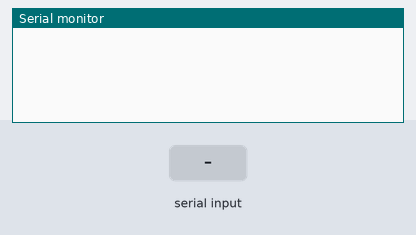
Recording of a sketch running on a simulated Arduino Leonardo, built with avr-gcc and run on an emulated ATmega32U4. On the bench: the last lines printed to the serial monitor. Inputs (shaded band) come from the test bench.

Above: at 1.2 s.
1.3 s: "1\n" received over the second serial link
At 1.8 s:
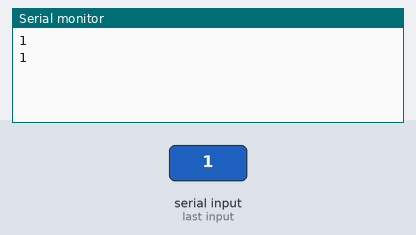
2.8 s: "0\n" received over the second serial link
At 4.0 s:
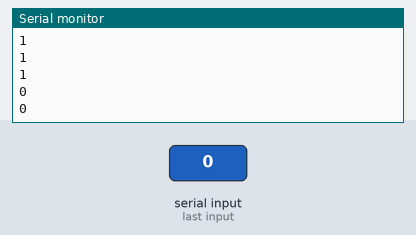
4.3 s: "2\n" received over the second serial link
At 5.3 s:
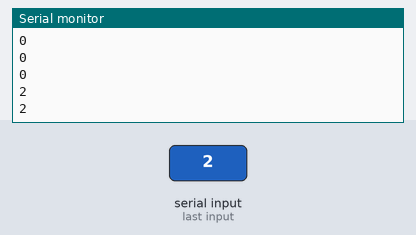
Timing chart, 0 to 7.3 s (numbered marks = the images above; inputs shaded):
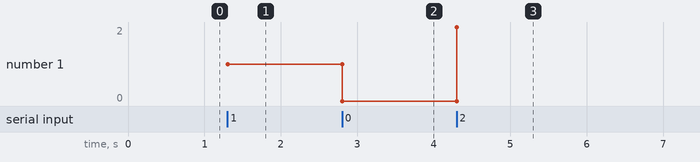

Measured:
- after the input at 1.3 s, the serial monitor: prints a new line at once (image 1)
- after the input at 2.8 s, the serial monitor: prints a new line at once (image 2)
- after the input at 4.3 s, the serial monitor: prints a new line at once (image 3)
- plotted number 1: 1 → 0 after the input at 2.8 s, 0 → 2 after the input at 4.3 s

The sketch:

test_gps_serial.ino
```cpp
const unsigned int MAX_MESSAGE_LENGTH = 250;

void setup() {
 Serial.begin(9600);
 Serial1.begin(9600);
}

void loop() {

 //Check to see if anything is available in the serial receive buffer
 while (Serial1.available() > 0)
 {
   //Create a place to hold the incoming message
   static char message[MAX_MESSAGE_LENGTH];
   static unsigned int message_pos = 0;

   //Read the next available byte in the serial receive buffer
   char inByte = Serial1.read();

   Serial.println(message);

   //Message coming in (check not terminating character) and guard for over message size
   if ( inByte != '\n' && (message_pos < MAX_MESSAGE_LENGTH - 1) )
   {
     //Add the incoming byte to our message
     message[message_pos] = inByte;
     message_pos++;
   }
   //Full message received...
   else
   {
     //Add null character to string
     message[message_pos] = '\0';

     //Print the message (or do other things)
     Serial.println(message);

     //Reset for the next message
     message_pos = 0;
   }
 }
}
```
